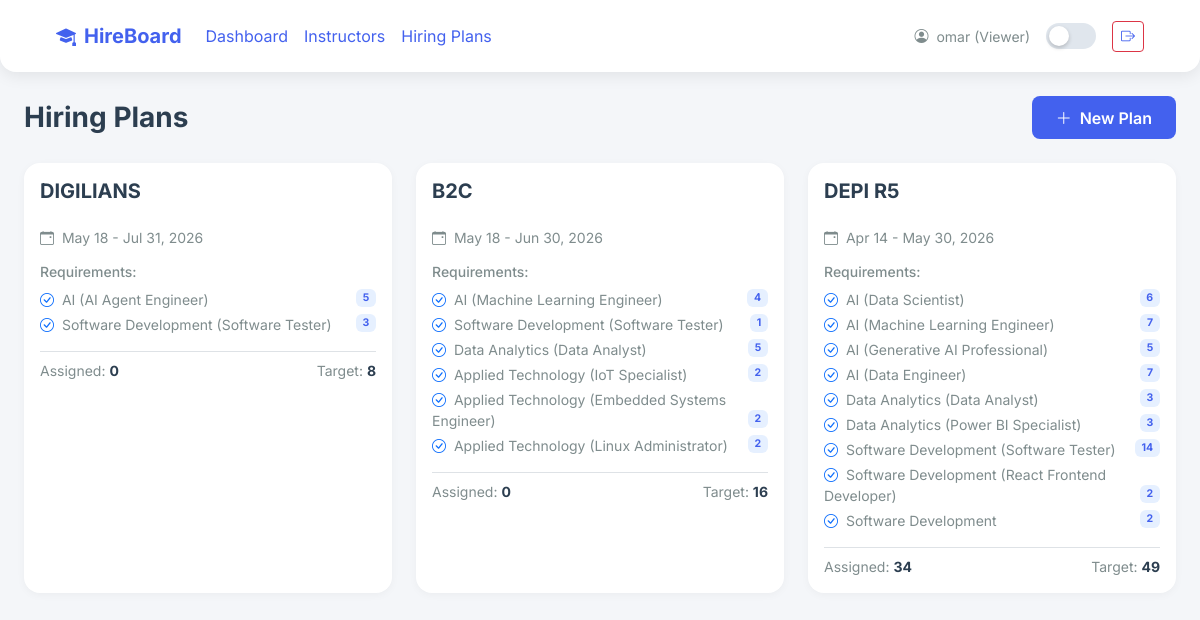
The page /plans/ (signed in) on the database its author committed.
### app/models.py (models this page shows)
class User(UserMixin, db.Model):
    __tablename__ = 'users'
    id = db.Column(db.Integer, primary_key=True)
    username = db.Column(db.String(100), unique=True, nullable=False)
    password_hash = db.Column(db.String(200), nullable=False)
    role = db.Column(db.String(50), nullable=False)

class HiringPlan(db.Model):
    __tablename__ = 'hiring_plans'
    id = db.Column(db.Integer, primary_key=True)
    title = db.Column(db.String(255), nullable=False)
    start_date = db.Column(db.Date, nullable=False)
    end_date = db.Column(db.Date, nullable=False)
    created_at = db.Column(db.DateTime, default=datetime.utcnow)
    plan_tracks = db.relationship('PlanTrack', backref='plan', lazy=True, cascade='all, delete-orphan')
    assigned_instructors = db.relationship('Instructor', backref='hiring_plan', lazy=True)

class PlanTrack(db.Model):
    __tablename__ = 'plan_tracks'
    id = db.Column(db.Integer, primary_key=True)
    plan_id = db.Column(db.Integer, db.ForeignKey('hiring_plans.id'), nullable=False)
    track_id = db.Column(db.Integer, db.ForeignKey('tracks.id'), nullable=False)
    profile_id = db.Column(db.Integer, db.ForeignKey('profiles.id'), nullable=True) # اختياري
    target_number = db.Column(db.Integer, default=1) # كام انستراكتر محتاج
    track = db.relationship('Track')
    profile = db.relationship('Profile')

class Track(db.Model):
    __tablename__ = 'tracks'
    id = db.Column(db.Integer, primary_key=True)
    name = db.Column(db.String(100), unique=True, nullable=False)
    profiles = db.relationship('Profile', backref='track', lazy=True)

class Profile(db.Model):
    __tablename__ = 'profiles'
    id = db.Column(db.Integer, primary_key=True)
    name = db.Column(db.String(255), nullable=False)
    track_id = db.Column(db.Integer, db.ForeignKey('tracks.id'), nullable=False)

### app/routes/plans.py (the view)
@plans_bp.route('/')
@login_required
def list_plans():
    plans = HiringPlan.query.order_by(HiringPlan.created_at.desc()).all()
    return render_template('plans/index.html', plans=plans)

### app/templates/plans/index.html (shortened to what this page needs)
{% extends 'base.html' %}
{% block content %}
<div class="d-flex justify-content-between align-items-center mb-4 animate-fade-up">
    <h3 class="fw-bold mb-0">Hiring Plans</h3>
    <a href="{{ url_for('plans.create_plan') }}" class="btn btn-accent">
        <i class="bi bi-plus-lg me-1"></i> New Plan
    </a>
</div>
<div class="row g-4">
    {% for plan in plans %}
    <div class="col-md-6 col-lg-4 animate-fade-up delay-{{ loop.index }}">
        <div class="card h-100">
            <div class="card-body">
                <div class="d-flex justify-content-between align-items-start mb-3">
                    <h5 class="fw-bold">{{ plan.title }}</h5>
                </div>
                <p class="text-muted small mb-3">
                    <i class="bi bi-calendar-event me-1"></i> {{ plan.start_date.strftime('%b %d') }} - {{ plan.end_date.strftime('%b %d, %Y') }}
                </p>
                <h6 class="text-muted small">Requirements:</h6>
                <ul class="list-unstyled mb-3">
                    {% for pt in plan.plan_tracks %}
                    <li class="small mb-1">
                        <i class="bi bi-check-circle text-primary me-1"></i> {{ pt.track.name }}
                        {% if pt.profile %}({{ pt.profile.name }}){% endif %}
                        <span class="badge bg-primary bg-opacity-10 text-primary float-end">{{ pt.target_number }}</span>
                    </li>
                    {% endfor %}
                </ul>
                <div class="border-top pt-2">
                    <div class="d-flex justify-content-between small">
                        <span class="text-muted">Assigned: <strong>{{ plan.assigned_instructors|length }}</strong></span>
                        <span class="text-muted">Target: <strong>{{ plan.plan_tracks|sum(attribute='target_number') }}</strong></span>
                    </div>
                </div>
            </div>
        </div>
    </div>
    {% else %}
    <div class="col-12 text-center text-muted py-5">
        <i class="bi bi-clipboard2-data fs-1 d-block mb-2"></i>
        No hiring plans created yet.
    </div>
    {% endfor %}
</div>
{% endblock %}

### app/templates/base.html (shortened to what this page needs)
<!DOCTYPE html>
<html lang="en" data-theme="light">
<head>
    <link href="https://cdn.jsdelivr.net/npm/bootstrap@5.3.0/dist/css/bootstrap.min.css" rel="stylesheet">
    <link href="https://cdn.jsdelivr.net/npm/bootstrap-icons@1.11.0/font/bootstrap-icons.css" rel="stylesheet">
    <link rel="stylesheet" href="{{ url_for('static', filename='css/themes.css') }}">
    <link rel="stylesheet" href="{{ url_for('static', filename='css/style.css') }}">
</head>
<body>
    <nav class="navbar navbar-expand-lg fixed-top">
        <div class="container-fluid px-4">
            <a class="navbar-brand fw-bold" href="/">
                <i class="bi bi-mortarboard-fill me-2" style="color: var(--accent);"></i>HireBoard
            </a>
            <div class="collapse navbar-collapse">
                <ul class="navbar-nav me-auto mb-2 mb-lg-0">
                    <li class="nav-item"><a class="nav-link" href="{{ url_for('dashboard.view_dashboard') }}">Dashboard</a></li>
                    <li class="nav-item"><a class="nav-link" href="{{ url_for('instructors.list_instructors') }}">Instructors</a></li>
                    <li class="nav-item"><a class="nav-link" href="{{ url_for('plans.list_plans') }}">Hiring Plans</a></li>
                </ul>
                                <div class="d-flex align-items-center gap-3">
                    <span class="text-muted small d-none d-md-block">
                        <i class="bi bi-person-circle me-1"></i> {{ current_user.username }} ({{ current_user.role }})
                    </span>
                    <button class="theme-toggle" onclick="toggleTheme()"></button>
                    <a href="{{ url_for('auth.logout') }}" class="btn btn-outline-danger btn-sm" title="Logout">
                        <i class="bi bi-box-arrow-right"></i>
                    </a>
                </div>
            </div>
        </div>
    </nav>
    <div class="container-fluid px-4 pt-5 mt-5">
        {% block content %}{% endblock %}
    </div>
</body>
</html>

### app/static/css/themes.css (style rules this page uses)
:root { --bg-body: #f4f6f9; --bg-card: #ffffff; --bg-nav: #ffffff; --text-primary: #2c3e50; --text-secondary: #7f8c8d; --border-color: #e0e6ed; --accent: #4361ee; --accent-hover: #3f37c9; --shadow-sm: 0 2px 8px rgba(0,0,0,0.04); --shadow-md: 0 4px 16px rgba(0,0,0,0.08); --shadow-lg: 0 8px 32px rgba(0,0,0,0.12); --input-bg: #f8f9fa; --table-stripe: #f8f9fa; --kpi-gradient-1: linear-gradient(135deg, #4361ee 0%, #3a0ca3 100%); --kpi-gradient-2: linear-gradient(135deg, #4cc9f0 0%, #4895ef 100%); --kpi-gradient-3: linear-gradient(135deg, #f72585 0%, #b5179e 100%); --kpi-gradient-4: linear-gradient(135deg, #7209b7 0%, #560bad 100%); }
body { background-color: var(--bg-body); color: var(--text-primary); transition: background-color 0.3s ease, color 0.3s ease; }
h1, h2, h3, h4, h5, h6, p, span, div, li, td, th, label, small, strong, b { color: var(--text-primary) !important; }
.text-muted, .small, .text-secondary { color: var(--text-secondary) !important; }
a { color: var(--accent) !important; }
.card, .navbar, .modal-content { background-color: var(--bg-card) !important; border-color: var(--border-color) !important; box-shadow: var(--shadow-sm); transition: all 0.3s ease; }
.badge.bg-primary.bg-opacity-10 { color: var(--accent) !important; }
.btn-accent { background-color: var(--accent) !important; color: #ffffff !important; border: none; border-radius: 8px; padding: 0.6rem 1.5rem; font-weight: 600; transition: background-color 0.3s ease, transform 0.2s ease; text-decoration: none; display: inline-block; }

### app/static/css/style.css (style rules this page uses)
.animate-fade-up { animation: fadeInUp 0.6s ease-out forwards; opacity: 0; }
.delay-1 { animation-delay: 0.1s; }
.delay-2 { animation-delay: 0.2s; }
.delay-3 { animation-delay: 0.3s; }
body { font-family: 'Inter', -apple-system, BlinkMacSystemFont, "Segoe UI", Roboto, sans-serif; }
.navbar { box-shadow: var(--shadow-md); margin-bottom: 2rem; padding: 1rem 2rem; border-radius: 0 0 16px 16px; }
.card { border-radius: 16px; border: none; box-shadow: var(--shadow-sm); transition: transform 0.3s ease, box-shadow 0.3s ease; }
.btn-accent { background-color: var(--accent); color: white; border: none; border-radius: 8px; padding: 0.6rem 1.5rem; font-weight: 600; transition: background-color 0.3s ease, transform 0.2s ease; }
.theme-toggle { width: 50px; height: 26px; border-radius: 13px; background-color: var(--border-color); position: relative; cursor: pointer; border: none; transition: background-color 0.3s ease; }
.theme-toggle::after { content: ''; position: absolute; top: 3px; left: 3px; width: 20px; height: 20px; border-radius: 50%; background-color: white; transition: transform 0.3s ease; box-shadow: 0 2px 4px rgba(0,0,0,0.2); }

### rows shown on the page
User: username "omar", role "Viewer"
HiringPlan: title "DIGILIANS", start_date "May 18", end_date "Jul 31, 2026", assigned_instructors|length "0", plan_tracks|sum "8"
PlanTrack: track.name "AI", profile.name "AI Agent Engineer", target_number "5"
PlanTrack: track.name "Software Development", profile.name "Software Tester", target_number "3"
HiringPlan: title "B2C", start_date "May 18", end_date "Jun 30, 2026", assigned_instructors|length "0", plan_tracks|sum "16"
PlanTrack: track.name "AI", profile.name "Machine Learning Engineer", target_number "4"
PlanTrack: track.name "Software Development", profile.name "Software Tester", target_number "1"
PlanTrack: track.name "Data Analytics", profile.name "Data Analyst", target_number "5"
PlanTrack: track.name "Applied Technology", profile.name "IoT Specialist", target_number "2"
PlanTrack: track.name "Applied Technology", profile.name "Embedded Systems Engineer", target_number "2"
PlanTrack: track.name "Applied Technology", profile.name "Linux Administrator", target_number "2"
HiringPlan: title "DEPI R5", start_date "Apr 14", end_date "May 30, 2026", assigned_instructors|length "34", plan_tracks|sum "49"
PlanTrack: track.name "AI", profile.name "Data Scientist", target_number "6"
PlanTrack: track.name "AI", profile.name "Machine Learning Engineer", target_number "7"
PlanTrack: track.name "AI", profile.name "Generative AI Professional", target_number "5"
PlanTrack: track.name "AI", profile.name "Data Engineer", target_number "7"
PlanTrack: track.name "Data Analytics", profile.name "Data Analyst", target_number "3"
PlanTrack: track.name "Data Analytics", profile.name "Power BI Specialist", target_number "3"
PlanTrack: track.name "Software Development", profile.name "Software Tester", target_number "14"
PlanTrack: track.name "Software Development", profile.name "React Frontend Developer", target_number "2"
PlanTrack: track.name "Software Development", target_number "2"
